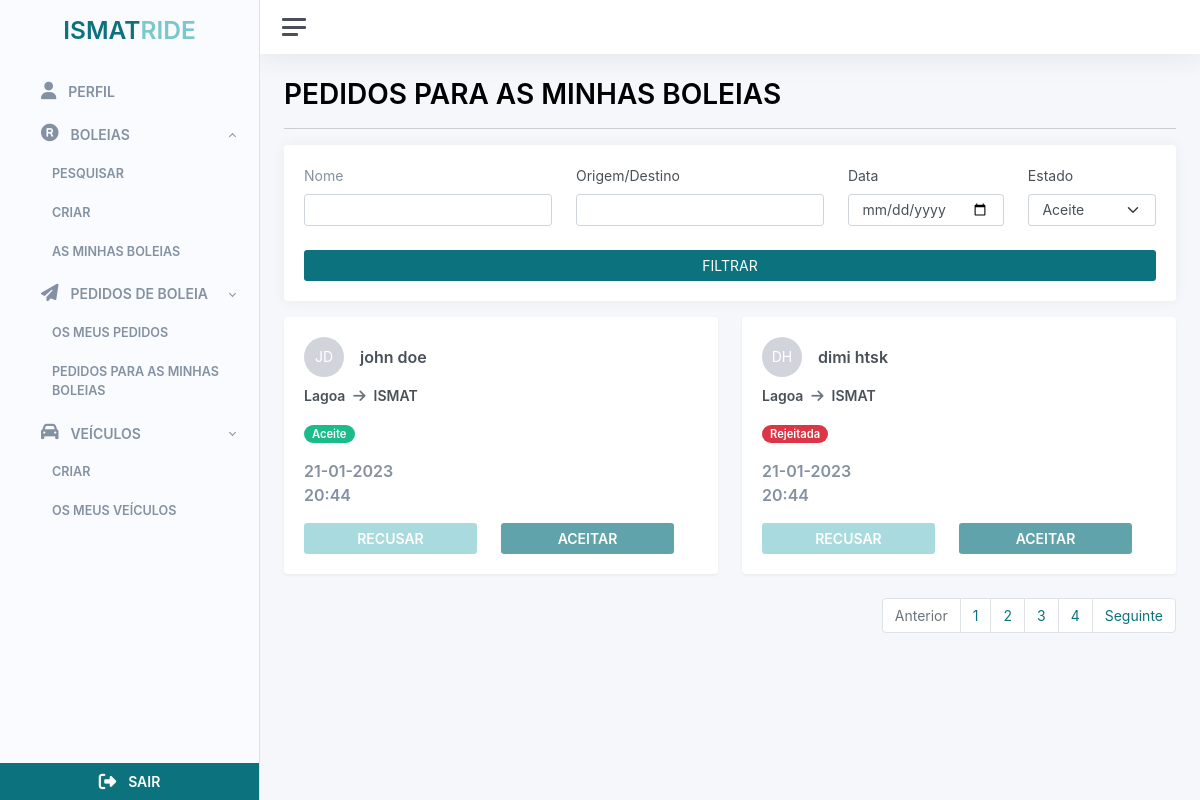
The page /ride-requests/my-ride-request/list (signed in) on the database its author committed.
### src/rides/rides.py (models this page shows)
class Ride(db.Model):
    __tablename__ = 'ride'
    id = db.Column(db.Integer, primary_key=True)
    start_time = db.Column(db.DateTime)
    end_time = db.Column(db.DateTime)
    driver_id = db.Column('driver_id', db.ForeignKey('user.id'))
    driver = db.relationship('User', backref='ride')
    passengers = db.relationship('User', secondary=ride_passengers, backref='rides')
    vehicle_id = db.Column('vehicle_id', db.ForeignKey('vehicle.id'))
    vehicle = db.relationship('Vehicle', backref='ride')
    origin = db.Column(db.String(100))
    destiny = db.Column(db.String(100))
    seats = db.Column(db.Integer())
    cost = db.Column(db.Float, default=0.0)
    is_return_trip = db.Column(db.Boolean, default=False)
    createdAt = db.Column(db.DateTime, default=datetime.datetime.now)
    updatedAt = db.Column(db.DateTime, default=datetime.datetime.now)
    status_id = db.Column('status_id', db.ForeignKey('ride_status.id'))
    status = db.relationship('RideStatus', backref='ride')

### src/ride_requests/ride_requests.py (models this page shows)
class RideRequestState(db.Model):
   __tablename__ = 'ride_request_state'
   id = db.Column(db.Integer, primary_key=True)
   name = db.Column(db.String(20))

### src/ride_requests/routes.py (the view)
@ride_requests_bp.route("/my-ride-request/list")
@login_required
def my_ride_requests():
    page = request.args.get('page', 1, type=int)
    query = RideRequest.query.filter(Ride.driver_id == current_user.id)
    if request.args.get("name"):
        query = query.join(User, RideRequest.user).filter(or_(
            User.first_name.contains(request.args.get("name")),
            User.last_name.contains(request.args.get("name"))
            ))
    if request.args.get("origin"):
        query = query.join(Ride, RideRequest.ride).filter(or_(
            Ride.origin.contains(request.args.get("origin")),
            Ride.destiny.contains(request.args.get("origin"))
            ))
    if request.args.get("date"):
        query = query.filter(
            func.date(Ride.start_time) == request.args.get("date"))
    if request.args.get("status"):
        query = query.filter(RideRequest.ride_request_state_id == request.args.get("status"))
    query = query.paginate(page=page, per_page=ITEMS_PER_PAGE)
    response = {'items': list(), 'iter_pages': query.iter_pages, 'page': page, 'pages': query.pages, 'next_num': query.next_num}
    my_requests_lid = list()
    time_format = "%Y-%d-%m %H:%M:%S"
    currentTime = datetime.datetime.strptime(datetime.datetime.now().strftime(time_format), time_format)
    for item in query:
        my_requests_lid.append(
            RequestsToMyRidesListDto(item.id, item.user.get_full_name(), item.user.get_initials(), item.ride.origin, item.ride.destiny,
            item.ride_request_state.name, item.ride.start_time.strftime('%d-%m-%Y'), item.ride.start_time.strftime('%H:%M'),
            get_request_to_my_ride_cancelable(currentTime,
            datetime.datetime.strptime(item.ride.start_time.strftime(time_format), time_format),
            item.ride_request_state.name))
        )
    response['items'] = my_requests_lid
    if my_requests_lid.__len__() == 0:
        return(render_template("ride_requests/requests_to_my_rides_no_data.html"))
    return render_template("ride_requests/requests_to_my_rides.html", request_list = response)

### src/ride_requests/routes.py (called while the page is built)
def get_request_to_my_ride_cancelable(currentTime, rideTime, rideStatus):
    time_dif = (rideTime - currentTime) // timedelta(minutes=1)
    if rideStatus == "Pendente":
        if time_dif > 30:
            return 'True'
        return 'False'
    return 'False'

### src/users/users.py (called while the page is built)
	def get_full_name(self):
		return self.first_name + " " + self.last_name

	def get_initials(self):
		first_name_initial = str.upper(self.first_name[0])
		last_name_initial = str.upper(self.last_name[0])
		return f'{first_name_initial}{last_name_initial}'

### src/templates/ride_requests/requests_to_my_rides.html (shortened to what this page needs)
{% extends 'base/base_client.html' %}  {% block container_title %} PEDIDOS PARA AS MINHAS
BOLEIAS {% endblock container_title %} {% block filters %}
<form action="{{ url_for('ride_requests.my_ride_requests') }}" method="get">
  <div class="card mb-3">
    <div class="card-body">
      <div
        class="d-flex flex-row flex-wrap gap-4 justify-content-center align-items-end justify-content-sm-start"
      >
        <div class="flex-fill">
          <label class="form-label text-color">Nome</label>
          <input
            type="text"
            value="{{ request.args.get('name') or ''}}"
            name="name"
            class="form-control"
          />
        </div>
        <div class="flex-fill">
          <label class="form-label secondary-secondary-text-color"
            >Origem/Destino</label
          >
          <input
            type="text"
            value="{{ request.args.get('origin') or ''}}"
            name="origin"
            class="form-control"
          />
        </div>
        <div class="flex-fill">
          <label class="form-label secondary-secondary-text-color">Data</label>
          <input
            type="date"
            value="{{ request.args.get('date') or ''}}"
            name="date"
            class="form-control"
          />
        </div>
        <div class="flex-fill">
          <label class="form-label secondary-secondary-text-color"
            >Estado</label
          >
          <select name="status" class="form-select">
            <option id="1" value="1">Aceite</option>
          </select>
        </div>
        <div class="flex-fill justify-content-center">
          <button class="btn btn-primary flex-fill w-100" type="submit">
            FILTRAR
          </button>
        </div>
      </div>
    </div>
  </div>
</form>
{% endblock filters %} {%block content %}
<div class="row justify-content-start">
  {% for item in request_list['items'] %}
  <div class="col-12 col-md-6 col-lg-6">
    <div class="card shadow">
      <div class="card-body">
        <div class="row">
          <div class="col-12">
            <div class="row align-items-center mb-2">
              <div class="col-12">
                <div class="row align-items-center">
                  <div class="col-12">
                    <div
                      class="d-flex w-100 align-items-center justify-content-start"
                    >
                      <div class="initial-avatar-rounded text-end">
                        {{item.initials}}
                      </div>
                      <span class="ms-3 fw-bold font-16px"
                        >{{item.passanger_name}}</span
                      >
                    </div>
                  </div>
                </div>
              </div>
            </div>
            <div class="row align-items-center mb-3">
              <div class="col">
                <span class="fw-bold font-14px me-1"
                  >{{item.starting_location}}</span
                >
                <i class="fa-solid fa-arrow-right icon-color me-1"></i>
                <span class="fw-bold font-14px">{{item.end_location}}</span>
              </div>
            </div>
            <div class="row align-items-center mb-3">
              <div class="col">
                {% if 'Aceite' == item.status %}
                <span class="badge rounded-pill bg-success font-14px ps-2 pe-2"
                  >{{item.status}}</span
                >
                {% elif 'Pendente' == item.status %}
                <span class="badge rounded-pill bg-warning font-14px ps-2 pe-2"
                  >{{item.status}}</span
                >
                {% elif 'Rejeitada' == item.status %}
                <span class="badge rounded-pill bg-danger font-14px ps-2 pe-2"
                  >{{item.status}}</span
                >
                {% elif 'Cancelada' == item.status %}
                <span class="badge rounded-pill bg-danger font-14px ps-2 pe-2"
                  >{{item.status}}</span
                >
                {% endif %}
              </div>
            </div>
            <div class="row align-items-center">
              <div class="col">
                <span class="font-16px fw-bold text-color"
                  >{{item.starting_date}}</span
                >
              </div>
            </div>
            <div class="row align-items-center mb-3">
              <div class="col">
                <span class="font-16px fw-bold text-color"
                  >{{item.starting_hour}}</span
                >
              </div>
            </div>
          </div>
          <div class="row justify-content-evenly align-items-center">
            <div class="col-6">
              <form
                action="{{ url_for('ride_requests.my_ride_requests_cancel', id=item.id) }}"
                method="post"
              >
                {% if 'True' == item.is_available %}
                <button type="submit" class="btn btn-secondary w-100">
                  <span class="fw-bold">RECUSAR</span>
                </button>
                {% elif 'False' == item.is_available %}
                <button class="btn btn-secondary w-100 disabled">
                  <span class="fw-bold">RECUSAR</span>
                </button>
                {% endif %}
              </form>
            </div>
            <div class="col-6">
              <form
                action="{{ url_for('ride_requests.my_ride_requests_accept', id=item.id) }}"
                method="post"
              >
                {% if 'True' == item.is_available %}
                <button type="submit" class="btn btn-primary w-100">
                  <span class="fw-bold">ACEITAR</span>
                </button>
                {% elif 'False' == item.is_available %}
                <button class="btn btn-primary w-100 disabled">
                  <span class="fw-bold">ACEITAR</span>
                </button>
                {% endif %}
              </form>
            </div>
          </div>
        </div>
      </div>
    </div>
  </div>
  {% endfor %}
</div>
<div
  class="d-flex align-items-center justify-content-center justify-content-md-end"
>
  <ul class="pagination">
    <li class="page-item {% if request_list.page == 1 %}disabled{% endif %}">
      <a
        class="page-link"
        href="{{ url_for('ride_requests.my_ride_requests', page=request_list.prev_num) }}"
        tabindex="-1"
        >Anterior</a
      >
    </li>
    {% for page_num in request_list.iter_pages(left_edge=1, right_edge=1,
    left_current=1, right_current=2) %} {% if page_num %} {% if
    request_list.page == page_num %}
    <li class="page-item">
      <a
        href="{{ url_for('ride_requests.my_ride_requests', page=page_num) }}"
        class="page-link"
      >
        {{ page_num }}
      </a>
    </li>
    {% else %}
    <li class="page-item">
      <a
        href="{{ url_for('ride_requests.my_ride_requests', page=page_num) }}"
        class="page-link"
      >
        {{ page_num }}
      </a>
    </li>
    {% endif %} {% else %} ... {% endif %} {% endfor %}
    <li
      class="page-item {% if request_list.page == request_list.pages %}disabled{% endif %}"
    >
      <a
        class="page-link"
        href="{{ url_for('ride_requests.my_ride_requests', page=request_list.next_num) }}"
        tabindex="-1"
        >Seguinte</a
      >
    </li>
  </ul>
</div>
{% endblock content %}

### src/static/styles/global.css (style rules this page uses)
.initial-avatar-rounded { align-items: center; display: flex; justify-content: center; background-color: #d1d5db; color: #fff; border-radius: 50%; height: 2.5rem; width: 2.5rem; }
.icon-color { color: #6c757d; }
.text-color { color: #8391a2 !important; }
.btn-primary { background-color: #0c727d !important; border: none !important; }
.btn-secondary { background-color: #7ac7cd !important; border: none !important; }
.font-16px { font-size: 16px; }
i { color: #6c757d; }
a { text-decoration: none !important; }
.pagination { display: flex; padding-left: 0; list-style: none; border-radius: 0.25rem; }
.page-link { position: relative; display: block; padding: 0.5rem 0.75rem; margin-left: -1px; line-height: 1.25; color: #0c727d; background-color: #fff; border: 1px solid #dee2e6; }
.page-link:not(:disabled):not(.disabled) { cursor: pointer; }
.page-item:first-child .page-link { margin-left: 0; border-top-left-radius: 0.25rem; border-bottom-left-radius: 0.25rem; }
.page-item:last-child .page-link { border-top-right-radius: 0.25rem; border-bottom-right-radius: 0.25rem; }
.page-item.disabled .page-link { color: #6c757d; pointer-events: none; cursor: auto; background-color: #fff; border-color: #dee2e6; }

### rows shown on the page
Ride: starting_location "Lagoa" "Lagoa", end_location "ISMAT" "ISMAT"
RideRequestState: status "Aceite"
RideRequestState: status "Rejeitada"

### other values the page prints
{{ item.initials }} "JD" "DH"
{{ item.passanger_name }} "john doe" "dimi htsk"
{{ item.starting_date }} "21-01-2023" "21-01-2023"
{{ item.starting_hour }} "20:44" "20:44"
{{ page_num }} "1"
{{ page_num }} "2" "3" "4"
